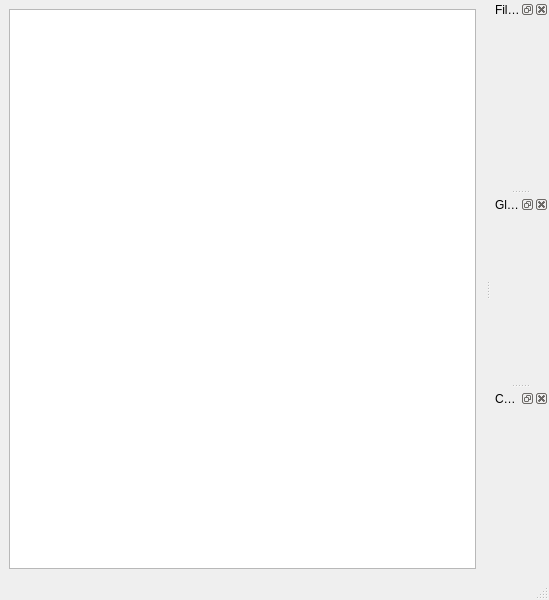
<?xml version="1.0" encoding="UTF-8"?>
<ui version="4.0">
 <class>MainWindow</class>
 <widget class="QMainWindow" name="MainWindow">
  <property name="geometry">
   <rect>
    <x>0</x>
    <y>0</y>
    <width>549</width>
    <height>600</height>
   </rect>
  </property>
  <property name="windowTitle">
   <string>Voltage Control</string>
  </property>
  <property name="windowIcon">
   <iconset resource="Experiment.qrc">
    <normaloff>:/openicon/icons/pictogram-din-w008-electricisty.png</normaloff>:/openicon/icons/pictogram-din-w008-electricisty.png</iconset>
  </property>
  <widget class="QWidget" name="centralwidget">
   <layout class="QVBoxLayout" name="verticalLayout">
    <item>
     <widget class="QTableView" name="tableView"/>
    </item>
   </layout>
  </widget>
  <widget class="QMenuBar" name="menubar">
   <property name="geometry">
    <rect>
     <x>0</x>
     <y>0</y>
     <width>549</width>
     <height>21</height>
    </rect>
   </property>
  </widget>
  <widget class="QStatusBar" name="statusbar"/>
  <widget class="QDockWidget" name="voltageFilesDock">
   <property name="windowTitle">
    <string>Files</string>
   </property>
   <attribute name="dockWidgetArea">
    <number>2</number>
   </attribute>
   <widget class="QWidget" name="dockWidgetContents"/>
  </widget>
  <widget class="QDockWidget" name="globalAdjustDock">
   <property name="windowTitle">
    <string>Global Adjust</string>
   </property>
   <attribute name="dockWidgetArea">
    <number>2</number>
   </attribute>
   <widget class="QWidget" name="dockWidgetContents_2"/>
  </widget>
  <widget class="QDockWidget" name="adjustDock">
   <property name="windowTitle">
    <string>Control</string>
   </property>
   <attribute name="dockWidgetArea">
    <number>2</number>
   </attribute>
   <widget class="QWidget" name="dockWidgetContents_3"/>
  </widget>
 </widget>
 <resources>
  <include location="Experiment.qrc"/>
 </resources>
 <connections/>
</ui>
